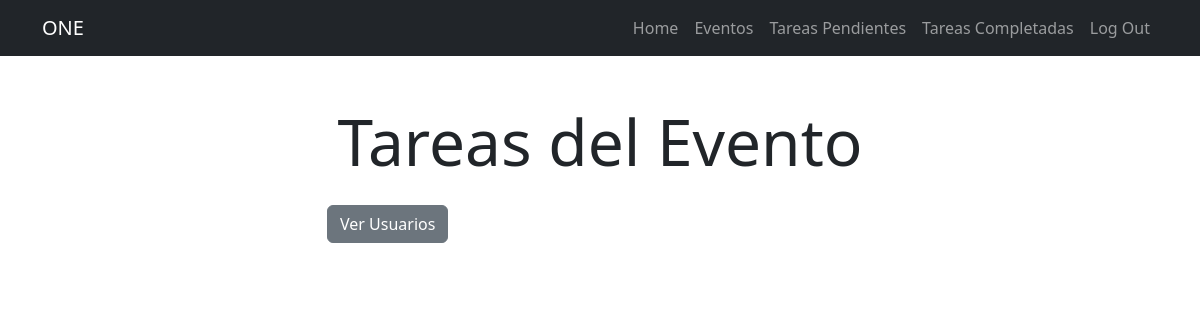
The app's page /eventos/1/tasks/ (signed in), older data.
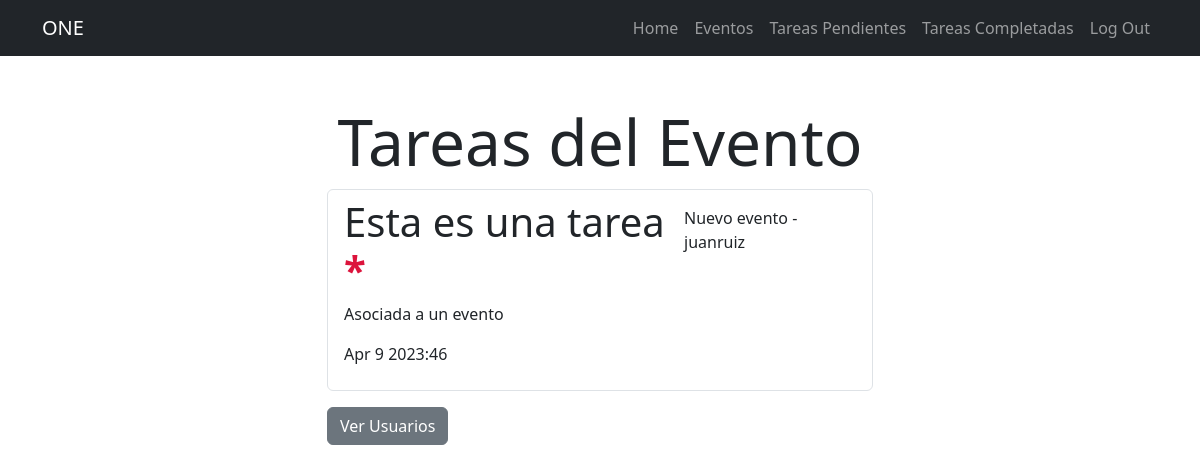
The same page, newer data.
### tasks/models.py (models this page shows, shortened)
class Task(models.Model):
    title = models.CharField(max_length=80)
    descripcion = models.TextField(blank=True)
    fechaCreacion = models.DateTimeField(auto_now_add=True)
    fechaLim= models.DateTimeField(null = True, blank = True)
    importante = models.BooleanField(default=False)
    user = models.ForeignKey(User, on_delete=models.CASCADE)
    evento = models.ForeignKey(Evento, blank=True , on_delete=models.CASCADE)

### event/models.py (models this page shows, shortened)
class Evento(models.Model):
    nombre = models.CharField(max_length=80)
    descripcion = models.TextField(blank=True)
    fechaCreacion = models.DateTimeField(auto_now_add=True)
    fecha= models.DateField(null = True, blank = True)
    ubicacion = models.CharField(max_length=200)
    user = models.ForeignKey(User, on_delete=models.CASCADE)

### event/views.py (the view)
# urls.py: path('eventos/<int:evento_id>/tasks/', task_por_evento, name = 'task_por_evento'),
@login_required
def task_por_evento(request, evento_id):
    eventos = Evento.objects.get(id=evento_id)
    tasks = Task.objects.filter(evento=eventos)
    return render(request, 'tareas_evento.html', {'tasks': tasks, 'eventos': eventos})

### event/templates/tareas_evento.html (shortened to what this page needs)
{% extends 'base.html' %}
{% block content%}
<main class="container">
    <div class="row">
        <div class="col-md-6 offset-md-3">
            <h1 class="mt-5 text-center display-3">Tareas del Evento</h1>
            <ul class="list-group">
                {% for task in tasks %}
                <a href="{% url 'task_detail' task.id %}" class="list-group-item">
                    <header class="d-flex justify-content-between">
                        {% if task.importante %}
                            <h1 class="fw-bold-3"> {{task.title}} <strong style="color: crimson;">*</strong></strong></h1>
                        {% else %}
                            <h1 class="fw-bold-3"> {{task.title}}</h1>
                        {% endif %}
                        <p class="mt-2"> {{task.evento.nombre}} - {{task.user.username}} </p>
                    </header>
                    <p> {{task.descripcion}} </p>
                    <p> {{task.fechaLim|date:'M j Y:i'}} </p>
                </a>
                {% endfor %}
            </ul>
            {% if '/eventos-completos/' not in request.path %}
                <form action="{% url 'user_por_evento' evento.id %}"  method="POST">
                    <button class="btn btn-secondary mt-3" >Ver Usuarios</button>
                </form>
            {% endif %}
        </div>
    </div>
</main>
{% endblock %}

Row changes from the older to the newer data that the page shows:
added Task: title "Esta es una tarea", evento.nombre "Nuevo evento", user.username "juanruiz", descripcion "Asociada a un evento", fechaLim "Apr 9 2023:46"
